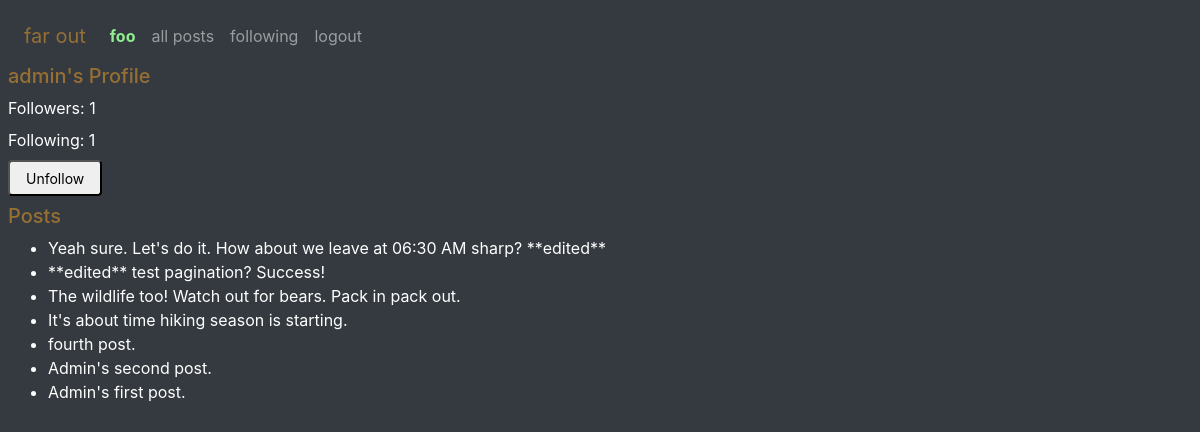
Screenshot of /profile/admin/ (signed in) with the database file from the repository.
### network/models.py (models this page shows, shortened)
class User(AbstractUser):
    followers = models.ManyToManyField('self', symmetrical=False, related_name='following')

class Posts(models.Model):
    user = models.ForeignKey(User, on_delete=models.CASCADE)
    text = models.TextField(max_length=6000)
    timestamp = models.DateTimeField(default=timezone.now)
    post_likes = models.ManyToManyField(User, related_name='post_likes', blank=True)

### network/views.py (the view)
# urls.py: path('profile/<str:username>/', views.profile, name='profile'),
@login_required
def profile(request, username):
    user = request.user
    print(f"{bcolors.WARNING}user (/profile): ", user)
    print(f"{bcolors.WARNING}request.user (/profile): ", request.user)
    profile_user = get_object_or_404(User, username=username)
    followers_count = profile_user.followers.count()
    following_count = profile_user.following.count()
    user_posts = Posts.objects.filter(user=profile_user).order_by('-timestamp')
    is_following = False
    if request.user != profile_user:
        is_following = request.user.following.filter(username=profile_user.username).exists()
    return render(request, "network/profile.html", {
        "user": user,
        "profile_user": profile_user,
        "followers_count": followers_count,
        "following_count": following_count,
        "user_posts": user_posts,
        "is_following": is_following,
    })

### network/templates/network/profile.html (shortened to what this page needs)
{% extends "network/layout.html" %}
{% load static %}
{% block body %}
<h5 style="color: rgba(150, 111, 51, 1);">{{ profile_user.username }}'s Profile</h5>
<p>Followers: {{ followers_count }}</p>
<p>Following: {{ following_count }}</p>
{% if user != profile_user %}
    {% if is_following %}
    <form action="{% url 'unfollow_user' profile_user.username %}" method="post">
        <button type="submit">Unfollow</button>
    </form>
    {% else %}
    <form action="{% url 'follow_user' profile_user.username %}" method="post">
        {% csrf_token %}
        <button type="submit">Follow</button>
    </form>
    {% endif %}
{% endif %}
<h5 style="color: rgba(150, 111, 51, 1);">Posts</h5>
<ul>
    {% for post in user_posts %}
        <li>{{ post.text }}</li>
    {% endfor %}
</ul>
{% endblock %}

### network/templates/network/layout.html (shortened to what this page needs)
{% load static %}
<!DOCTYPE html>
<html lang="en">
    <head>
        <link rel="stylesheet" href="https://stackpath.bootstrapcdn.com/bootstrap/4.4.1/css/bootstrap.min.css">
    </head>
    <body class="bg-dark">
        <nav class="navbar navbar-expand-lg navbar-dark bg-dark">
            <a class="navbar-brand" href="{% url 'index' %}" style="color: rgba(150, 111, 51, 1);">far out</a>
            <div>
              <ul class="navbar-nav mr-auto">
                {% if user.is_authenticated %}
                    <li class="nav-item">
                        <a class="nav-link" href="{% url 'profile' user.username %}">
                            <strong style="color: rgba(144, 238, 144, 1)">{{ user.username }}</strong></a>
                    </li>
                {% endif %}
                <li class="nav-item">
                  <a class="nav-link" href="{% url 'index' %}">all posts</a>
                </li>
                {% if user.is_authenticated %}
                    <li class="nav-item">
                        <a class="nav-link" href="{% url 'following_posts' %}">following</a>
                    </li>
                    <li class="nav-item">
                        <a class="nav-link" href="{% url 'logout' %}">logout</a>
                    </li>
                {% endif %}
              </ul>
            </div>
          </nav>
        <div class="body bg-dark">
            {% block body %}
            {% endblock %}
        </div>
    </body>
</html>

### network/templates/network/layout.html (style rules this page uses)
:root { --taosurl: url('https://fatmap-digitiser-assets.imgix.net/collections/c3ab099a-82e6-4b4d-952a-b5d9a1818a46?w=2000&amp;fit=crop&amp;auto=compress%2Cformat'); }
body { color: #fff; background-color: black; padding: 0.5rem; }
a { color: rgba(144, 238, 144, 1); text-decoration: none; cursor: pointer; }
p { margin-bottom: 0.5rem !important }
button { border-radius: 4px; font-size: 14px; margin-bottom: 0.5rem; padding: 0 16px; line-height: 27px; height: 36px; min-width: 54px; text-align: center; cursor: pointer; user-select: none; }

### rows the page displays
User: username "foo"
User: username "admin"
Posts: text "Yeah sure. Let's do it. How about we leave at 06:30 AM sharp? **edited**"
Posts: text "**edited** test pagination? Success!"
Posts: text "The wildlife too! Watch out for bears. Pack in pack out."
Posts: text "It's about time hiking season is starting."
Posts: text "fourth post."
Posts: text "Admin's second post."
Posts: text "Admin's first post."

### other values shown
{{ followers_count }} "1"
{{ following_count }} "1"
